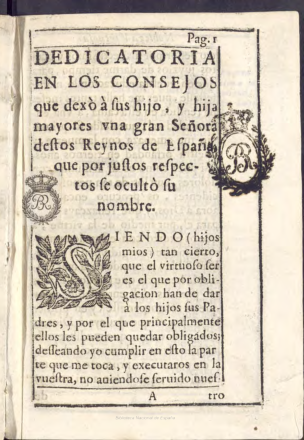
#> input picture RenAIssance_CRNN_OCR_Kate_OReilly/data/pngs/image_1.png, 304 x 440 px; its folder holds only this picture in this run
$ jupyter execute --allow-errors Dataset_Preprocessing.ipynb   (shell and % lines are left out)
#> lines starting #> are read from the running program, lines starting #| are printed output that depends on the picture
# OCR Preprocessing Pipeline for Renaissance Documents

This notebook randomly samples pages from a set of PDF documents, converts them to images, and applies a standard OCR preprocessing pipeline:
- Grayscale conversion
- Noise removal (median filter)
- Binarization (Otsu’s threshold)
- Deskewing

You'll end up with clean, black-and-white PNG files ready for OCR.

### 1. Install Dependencies

Run the following cell to install necessary packages (requires Poppler installed on your system):

### 2. Imports and Configuration

Adjust the paths below to point to your PDF directory and desired output folder.

[cell 1]
import os
import random
from pdf2image import convert_from_path, pdfinfo_from_path
import cv2
import numpy as np
import matplotlib.pyplot as plt
from pathlib import Path
from PIL import Image

# Disable PIL bomb check
Image.MAX_IMAGE_PIXELS = None

# Configuration
pdf_dir = '/data/pdfs'
pdf_samples_dir = '/data/pdf_samples'
png_dir = '/data/pngs'
processed_dir = '/data/processed_data'
processed_resized_dir = '/data/processed_resized'
POPPLER_PATH = 'C:/Users/katej/OneDrive/Documents/Downloads/Release-24.08.0-0/poppler-24.08.0/Library/bin/'

os.makedirs(processed_dir, exist_ok=True)

# Set DPI for conversion
DPI = 300

# Number of documents and pages to sample
NUM_DOCUMENTS = 5
PAGES_PER_DOC = 5

#### Download DataSets from Google Drive Folder

[cell 2]
Path(pdf_dir).mkdir(parents=True, exist_ok=True)

FOLDER_ID = '1dv3wPi5-FoVC5BFtf4HFNJyqxUb500wN'

gdown_command = f"gdown --folder https://drive.google.com/drive/folders/{FOLDER_ID} -O {pdf_dir}"
print('Running:', gdown_command)

print(f"Downloaded PDFs into {pdf_dir}")

### 3. Sampling PDFs and Pages, and Converting to PNG

This cell selects `NUM_DOCUMENTS` random PDFs and then samples up to `PAGES_PER_DOC` pages from each.

[cell 3]
import os
import random
from pathlib import Path
from pdf2image import pdfinfo_from_path, convert_from_path
from pdf2image.exceptions import PDFPopplerTimeoutError

import shutil

if os.path.exists(png_dir):
    shutil.rmtree(png_dir)
os.makedirs(png_dir, exist_ok=True)


Path(png_dir).mkdir(exist_ok=True)

#> (the rest of this cell did not finish here and is left out)

### 4. Preprocessing Pipeline Function

Defines a function to process a single image: grayscale, denoise, binarize, deskew.

[cell 4]
import cv2
import numpy as np

class DocumentEnhancer:
    def __init__(self, min_area= 10):
        self.min_area = min_area  # minimum connected-component area to keep

    def load_image(self, img_path):
#> called with img_path = 'data/pngs/image_1.png'
        img = cv2.imread(img_path, cv2.IMREAD_COLOR)
#> img is the input picture: shape (440, 304, 3); mean B, G, R 185.8, 202.6, 213
        if img is None:
            print(f"⚠️ Could not read image: {img_path}")
        return img

    def denoise(self, gray):
        # Fast Non-Local Means denoising
        return cv2.fastNlMeansDenoising(
            gray, None,
            h=5,
            templateWindowSize=7,
            searchWindowSize=21
        )

    def remove_background(self, gray):
        # Estimate and divide out the background
        bg = cv2.medianBlur(gray, 11)
        return cv2.divide(gray, bg, scale=255)

    def enhance_text(self, img):
        # CLAHE and contrast stretch
        clahe = cv2.createCLAHE(clipLimit=3.0, tileGridSize=(8,8))
        enhanced = clahe.apply(img)
        lo, hi = np.percentile(enhanced, [2, 98])
        stretched = np.clip((enhanced - lo)*(255.0/(hi-lo)), 0, 255).astype(np.uint8)
        return stretched

    # [24 lines left out: functions binarize, close_gaps, filter_components, not called in this run]

    def brighten_whites(self, img, gamma=0.9):
        inv_gamma = 1.0 / gamma
        table = np.array([(i / 255.0) ** inv_gamma * 255
                        for i in np.arange(0, 256)]).astype("uint8")
        return cv2.LUT(img, table)

    def add_blue_tint(self, gray_img, intensity=70):
        # Convert to BGR
        bgr = cv2.cvtColor(gray_img, cv2.COLOR_GRAY2BGR)

        # Add to blue channel
        b, g, r = cv2.split(bgr)
        b = cv2.add(b, np.full_like(b, intensity))  # increase blue channel
        tinted = cv2.merge((b, g, r))
        return tinted

    def preprocess(self, img_bgr):
        gray = cv2.cvtColor(img_bgr, cv2.COLOR_BGR2GRAY)
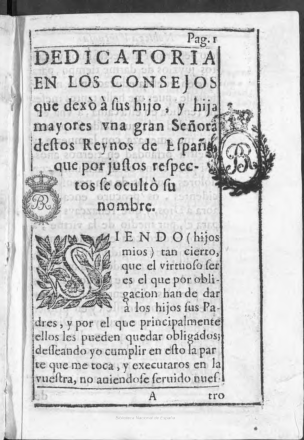
#> gray: shape (440, 304); min 8, max 252, mean 203.8
        gray_dn = self.denoise(gray)
        bg_removed = self.remove_background(gray_dn)
#> in remove_background, `bg = cv2.medianBlur(gray, 11)`:
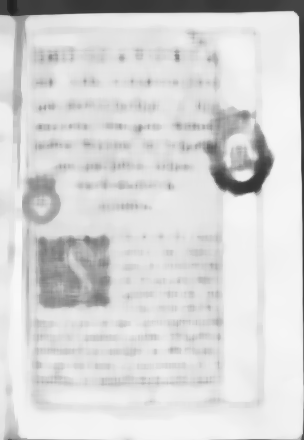
#> bg: shape (440, 304); min 32, max 248, mean 214.6
#> in remove_background, `return cv2.divide(gray, bg, scale=255)`:
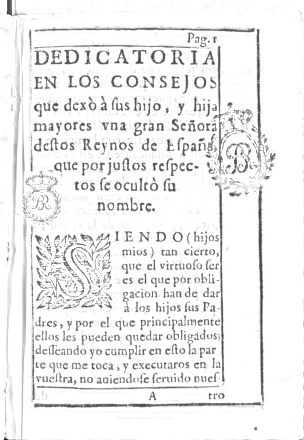
#> returned value: shape (440, 304); min 24, max 255, mean 237.4
        bw_enhanced = self.enhance_text(bg_removed)
#> in enhance_text, `enhanced = clahe.apply(img)`:
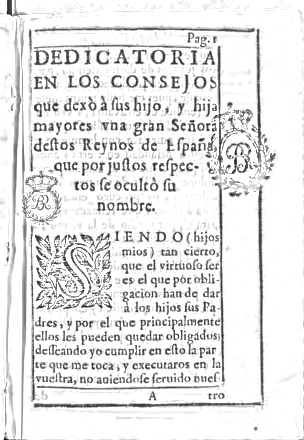
#> enhanced: shape (440, 304); min 17, max 255, mean 228.7
#> in enhance_text, `lo, hi = np.percentile(enhanced, [2, 98])`: lo = 72; hi = 255
#> in enhance_text, `stretched = np.clip((enhanced - lo)*(255.0/(hi-lo)), 0, 255).astype(np..`:
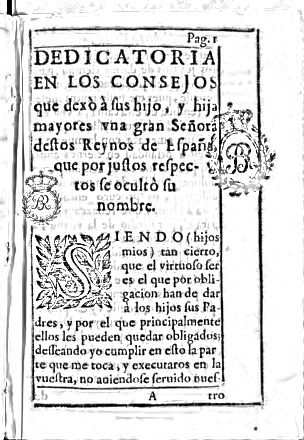
#> stretched: shape (440, 304); min 0, max 255, mean 218.5
        inverted = cv2.bitwise_not(bw_enhanced)
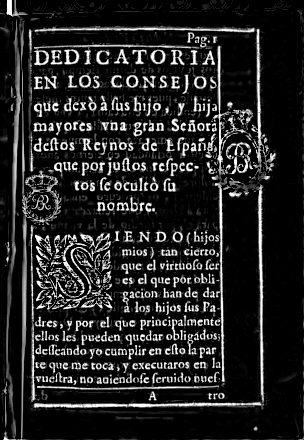
#> inverted: shape (440, 304); min 0, max 255, mean 36.5
        white = self.brighten_whites(inverted)
        blue = self.add_blue_tint(white)
#> in add_blue_tint, `b = cv2.add(b, np.full_like(b, intensity))`:
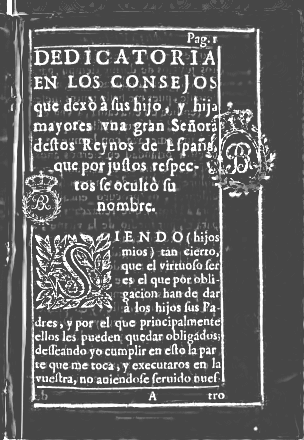
#> b: shape (440, 304); min 70, max 255, mean 101
#> in add_blue_tint, `tinted = cv2.merge((b, g, r))`:
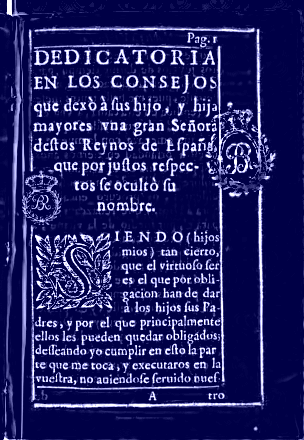
#> tinted: shape (440, 304, 3); mean B, G, R 101, 34.1, 34.1
        return blue

enhancer = DocumentEnhancer()

$ run again, on RenAIssance_CRNN_OCR_Kate_OReilly/data/pngs/image_13.png
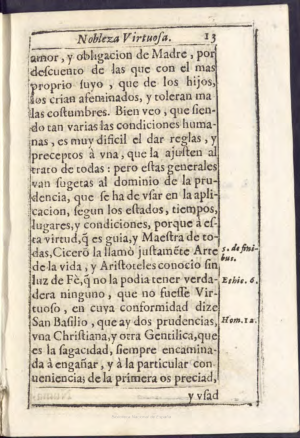
#> input picture RenAIssance_CRNN_OCR_Kate_OReilly/data/pngs/image_13.png, 300 x 438 px
#> in load_image, img is the input picture: shape (438, 300, 3); mean B, G, R 182.7, 200.1, 210.4
#> in enhance_text, `enhanced = clahe.apply(img)`:
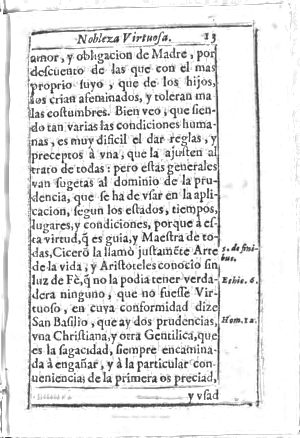
#> enhanced: shape (438, 300); min 36, max 255, mean 227.5
#> lo = 72; hi = 255
#> in add_blue_tint, `tinted = cv2.merge((b, g, r))`:
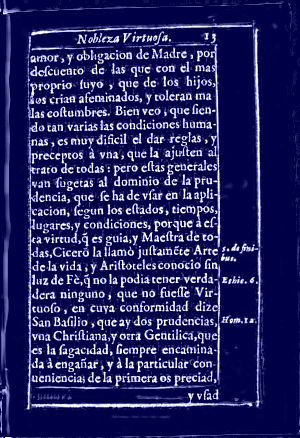
#> tinted: shape (438, 300, 3); mean B, G, R 102.4, 35.7, 35.7

$ run again, on RenAIssance_CRNN_OCR_Kate_OReilly/data/pngs/image_14.png
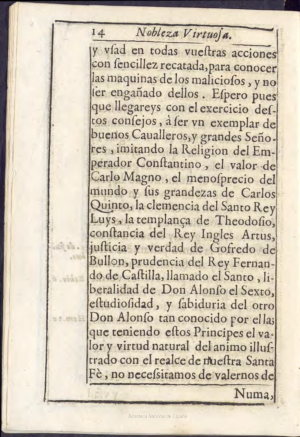
#> input picture RenAIssance_CRNN_OCR_Kate_OReilly/data/pngs/image_14.png, 300 x 437 px
#> in load_image, img is the input picture: shape (437, 300, 3); mean B, G, R 184.8, 202.3, 212.4
#> in enhance_text, `enhanced = clahe.apply(img)`:
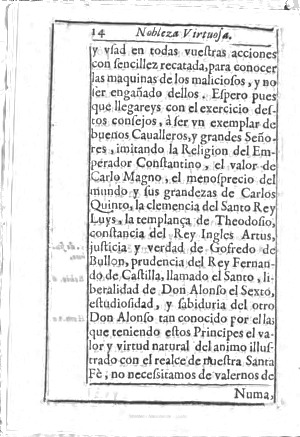
#> enhanced: shape (437, 300); min 41, max 255, mean 229
#> lo = 75; hi = 255
#> in add_blue_tint, `tinted = cv2.merge((b, g, r))`:
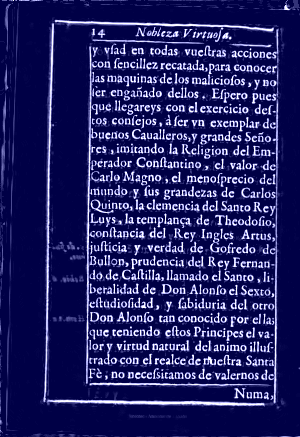
#> tinted: shape (437, 300, 3); mean B, G, R 101.1, 34.4, 34.4
